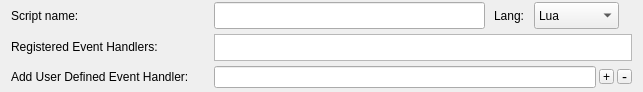
<?xml version="1.0" encoding="UTF-8"?>
<ui version="4.0">
 <class>scripts_main_area</class>
 <widget class="QWidget" name="scripts_main_area">
  <property name="geometry">
   <rect>
    <x>0</x>
    <y>0</y>
    <width>643</width>
    <height>92</height>
   </rect>
  </property>
  <property name="sizePolicy">
   <sizepolicy hsizetype="Expanding" vsizetype="Fixed">
    <horstretch>0</horstretch>
    <verstretch>0</verstretch>
   </sizepolicy>
  </property>
  <property name="minimumSize">
   <size>
    <width>0</width>
    <height>80</height>
   </size>
  </property>
  <property name="maximumSize">
   <size>
    <width>16777215</width>
    <height>92</height>
   </size>
  </property>
  <property name="windowTitle">
   <string>Form</string>
  </property>
  <layout class="QGridLayout" name="gridLayout">
   <property name="topMargin">
    <number>0</number>
   </property>
   <property name="bottomMargin">
    <number>0</number>
   </property>
   <property name="spacing">
    <number>3</number>
   </property>
   <item row="0" column="0">
    <widget class="QLabel" name="label_6">
     <property name="maximumSize">
      <size>
       <width>16777215</width>
       <height>65</height>
      </size>
     </property>
     <property name="text">
      <string>Script name:</string>
     </property>
    </widget>
   </item>
   <item row="1" column="0">
    <widget class="QLabel" name="label">
     <property name="sizePolicy">
      <sizepolicy hsizetype="Fixed" vsizetype="Fixed">
       <horstretch>0</horstretch>
       <verstretch>0</verstretch>
      </sizepolicy>
     </property>
     <property name="minimumSize">
      <size>
       <width>200</width>
       <height>0</height>
      </size>
     </property>
     <property name="text">
      <string>Registered Event Handlers:</string>
     </property>
     <property name="scaledContents">
      <bool>true</bool>
     </property>
     <property name="wordWrap">
      <bool>true</bool>
     </property>
    </widget>
   </item>
   <item row="1" column="2" colspan="4">
    <widget class="QListWidget" name="listWidget_registered_event_handlers">
     <property name="sizePolicy">
      <sizepolicy hsizetype="Expanding" vsizetype="Fixed">
       <horstretch>0</horstretch>
       <verstretch>0</verstretch>
      </sizepolicy>
     </property>
     <property name="minimumSize">
      <size>
       <width>150</width>
       <height>0</height>
      </size>
     </property>
     <property name="maximumSize">
      <size>
       <width>16777215</width>
       <height>27</height>
      </size>
     </property>
     <property name="font">
      <font>
       <pointsize>6</pointsize>
      </font>
     </property>
    </widget>
   </item>
   <item row="2" column="0">
    <widget class="QLabel" name="label_2">
     <property name="sizePolicy">
      <sizepolicy hsizetype="Fixed" vsizetype="Fixed">
       <horstretch>0</horstretch>
       <verstretch>0</verstretch>
      </sizepolicy>
     </property>
     <property name="minimumSize">
      <size>
       <width>200</width>
       <height>0</height>
      </size>
     </property>
     <property name="text">
      <string>Add User Defined Event Handler:</string>
     </property>
     <property name="scaledContents">
      <bool>true</bool>
     </property>
     <property name="wordWrap">
      <bool>true</bool>
     </property>
    </widget>
   </item>
   <item row="2" column="2" colspan="2">
    <widget class="QLineEdit" name="lineEdit"/>
   </item>
   <item row="2" column="4">
    <widget class="QToolButton" name="toolButton_add">
     <property name="minimumSize">
      <size>
       <width>15</width>
       <height>15</height>
      </size>
     </property>
     <property name="maximumSize">
      <size>
       <width>15</width>
       <height>15</height>
      </size>
     </property>
     <property name="toolTip">
      <string>add event handler to list</string>
     </property>
     <property name="text">
      <string>+</string>
     </property>
    </widget>
   </item>
   <item row="2" column="5">
    <widget class="QToolButton" name="toolButton_remove">
     <property name="minimumSize">
      <size>
       <width>15</width>
       <height>15</height>
      </size>
     </property>
     <property name="maximumSize">
      <size>
       <width>15</width>
       <height>15</height>
      </size>
     </property>
     <property name="font">
      <font>
       <pointsize>11</pointsize>
      </font>
     </property>
     <property name="toolTip">
      <string>remove event handler from list</string>
     </property>
     <property name="text">
      <string>-</string>
     </property>
    </widget>
   </item>
   <item row="0" column="2" colspan="4">
    <widget class="QWidget" name="widget" native="true">
     <property name="sizePolicy">
      <sizepolicy hsizetype="Expanding" vsizetype="Fixed">
       <horstretch>0</horstretch>
       <verstretch>0</verstretch>
      </sizepolicy>
     </property>
     <property name="minimumSize">
      <size>
       <width>0</width>
       <height>27</height>
      </size>
     </property>
     <widget class="QLineEdit" name="lineEdit_scripts_name">
      <property name="geometry">
       <rect>
        <x>0</x>
        <y>0</y>
        <width>271</width>
        <height>27</height>
       </rect>
      </property>
      <property name="sizePolicy">
       <sizepolicy hsizetype="Expanding" vsizetype="Fixed">
        <horstretch>0</horstretch>
        <verstretch>0</verstretch>
       </sizepolicy>
      </property>
     </widget>
     <widget class="QLabel" name="label_3">
      <property name="geometry">
       <rect>
        <x>280</x>
        <y>0</y>
        <width>41</width>
        <height>27</height>
       </rect>
      </property>
      <property name="sizePolicy">
       <sizepolicy hsizetype="Fixed" vsizetype="Fixed">
        <horstretch>0</horstretch>
        <verstretch>0</verstretch>
       </sizepolicy>
      </property>
      <property name="text">
       <string>Lang:</string>
      </property>
     </widget>
     <widget class="QComboBox" name="comboBox_lang">
      <property name="geometry">
       <rect>
        <x>320</x>
        <y>0</y>
        <width>85</width>
        <height>27</height>
       </rect>
      </property>
      <property name="sizePolicy">
       <sizepolicy hsizetype="Fixed" vsizetype="Fixed">
        <horstretch>0</horstretch>
        <verstretch>0</verstretch>
       </sizepolicy>
      </property>
      <property name="toolTip">
       <string>Choose the script language used.</string>
      </property>
      <item>
       <property name="text">
        <string>Lua</string>
       </property>
      </item>
      <item>
       <property name="text">
        <string>Python</string>
       </property>
      </item>
     </widget>
    </widget>
   </item>
  </layout>
 </widget>
 <resources/>
 <connections/>
</ui>
